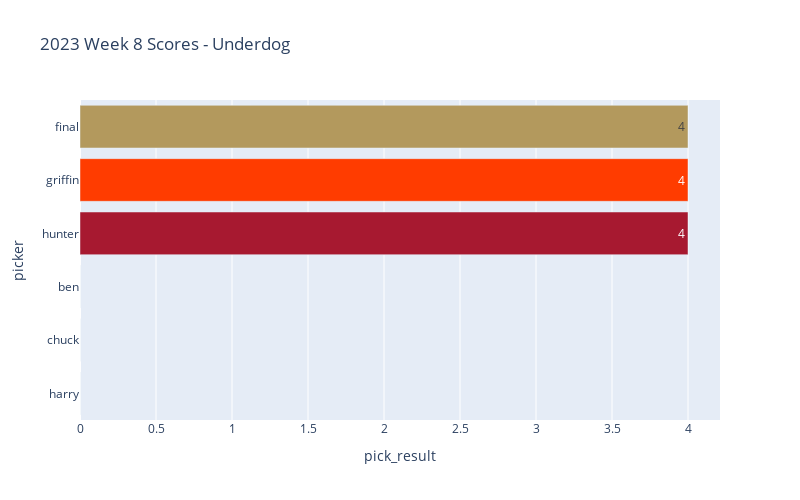

Write notebook code for a chart like this one.
### Code cell
homers.plot_scores(week_df, 'underdog_pick')

### Figure 1 — Plotly figure (JSON) as saved in the notebook; plotly's stock layout.template omitted (floating-point values rounded to 4 significant figures)
{"data": [{"alignmentgroup": "True", "hovertemplate": "picker=%{y}<br>pick_result=%{x}<extra></extra>", "legendgroup": "final", "marker": {"color": "#B3995D", "pattern": {"shape": ""}}, "name": "final", "offsetgroup": "final", "orientation": "h", "showlegend": false, "textposition": "auto", "texttemplate": "%{x}", "type": "bar", "x": [4], "xaxis": "x", "y": ["final"], "yaxis": "y"}, {"alignmentgroup": "True", "hovertemplate": "picker=%{y}<br>pick_result=%{x}<extra></extra>", "legendgroup": "griffin", "marker": {"color": "#FF3C00", "pattern": {"shape": ""}}, "name": "griffin", "offsetgroup": "griffin", "orientation": "h", "showlegend": false, "textposition": "auto", "texttemplate": "%{x}", "type": "bar", "x": [4], "xaxis": "x", "y": ["griffin"], "yaxis": "y"}, {"alignmentgroup": "True", "hovertemplate": "picker=%{y}<br>pick_result=%{x}<extra></extra>", "legendgroup": "hunter", "marker": {"color": "#A71930", "pattern": {"shape": ""}}, "name": "hunter", "offsetgroup": "hunter", "orientation": "h", "showlegend": false, "textposition": "auto", "texttemplate": "%{x}", "type": "bar", "x": [4], "xaxis": "x", "y": ["hunter"], "yaxis": "y"}, {"alignmentgroup": "True", "hovertemplate": "picker=%{y}<br>pick_result=%{x}<extra></extra>", "legendgroup": "ben", "marker": {"color": "#5A1414", "pattern": {"shape": ""}}, "name": "ben", "offsetgroup": "ben", "orientation": "h", "showlegend": false, "textposition": "auto", "texttemplate": "%{x}", "type": "bar", "x": [0], "xaxis": "x", "y": ["ben"], "yaxis": "y"}, {"alignmentgroup": "True", "hovertemplate": "picker=%{y}<br>pick_result=%{x}<extra></extra>", "legendgroup": "chuck", "marker": {"color": "#0B162A", "pattern": {"shape": ""}}, "name": "chuck", "offsetgroup": "chuck", "orientation": "h", "showlegend": false, "textposition": "auto", "texttemplate": "%{x}", "type": "bar", "x": [0], "xaxis": "x", "y": ["chuck"], "yaxis": "y"}, {"alignmentgroup": "True", "hovertemplate": "picker=%{y}<br>pick_result=%{x}<extra></extra>", "legendgroup": "harry", "marker": {"color": "#311D00", "pattern": {"shape": ""}}, "name": "harry", "offsetgroup": "harry", "orientation": "h", "showlegend": false, "textposition": "auto", "texttemplate": "%{x}", "type": "bar", "x": [0], "xaxis": "x", "y": ["harry"], "yaxis": "y"}], "layout": {"barmode": "relative", "height": 500, "legend": {"title": {"text": "picker"}, "tracegroupgap": 0}, "title": {"text": "2023 Week 8 Scores - Underdog"}, "width": 800, "xaxis": {"anchor": "y", "domain": [0, 1], "title": {"text": "pick_result"}}, "yaxis": {"anchor": "x", "categoryarray": ["harry", "chuck", "ben", "hunter", "griffin", "final"], "categoryorder": "array", "domain": [0, 1], "title": {"text": "picker"}}}}
